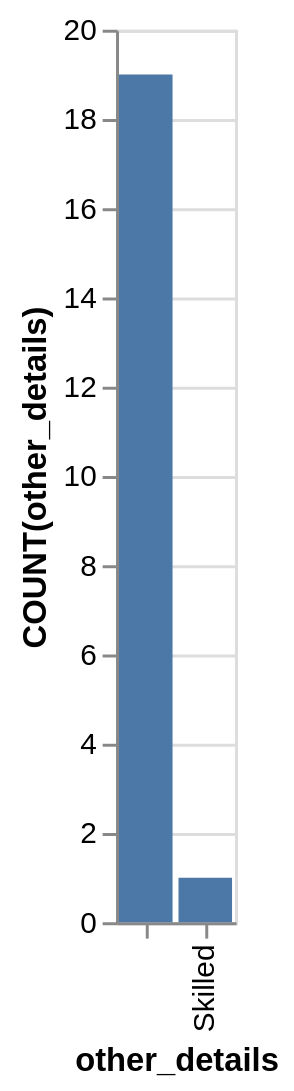

This figure's Vega-Lite source:
### Vega-Lite specification from a JSON file in a GitHub repository (floating-point values rounded to 4 significant figures)
{"data": {"values": [{"x_data": "", "y_data": 19}, {"x_data": "Skilled", "y_data": 1}]}, "mark": "bar", "encoding": {"x": {"field": "x_data", "type": "nominal", "title": "other_details", "sort": {"op": "sum", "field": "y_data", "order": "descending"}}, "y": {"field": "y_data", "type": "quantitative", "title": "COUNT(other_details)"}}}
